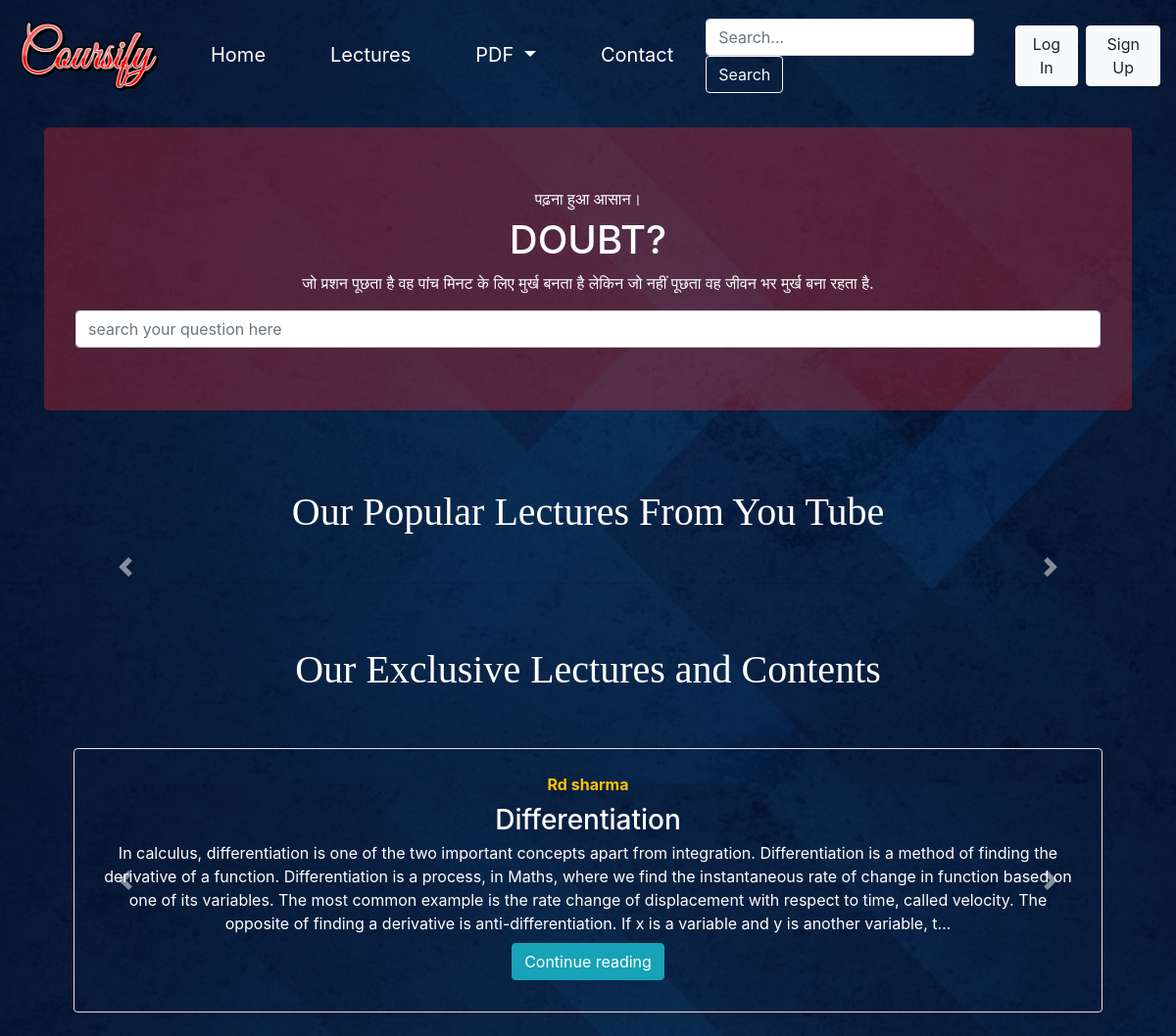
The page / on the database its author committed.
### base/models.py (models this page shows)
class Posts(models.Model):
    sno = models.AutoField(primary_key=True)
    title = models.CharField(max_length=100)
    subject = models.CharField(max_length=15, null=True, blank=True)
    author = models.CharField(max_length=50, null=True, blank=True)
    slug = models.CharField(max_length=100)
    content = models.TextField()
    lecture = models.FileField(default=None, blank=True, upload_to='video')
    pdf = models.FileField(default=None, blank=True, upload_to='pdfs')
    time_stamp = models.DateTimeField(auto_now_add=True)

### base/views.py (the view)
# urls.py: path('', views.home, name='home'),
def home(request):
    phy = Youtube.objects.all()
    phy = Youtube.objects.filter().order_by('-time_stamp')[:3]
    post = Posts.objects.all()
    post = Posts.objects.filter().order_by('-time_stamp')[:3]
    context = {'phy': phy, 'post': post}
    return render(request, 'home.html', context)

### templates/home.html (shortened to what this page needs)
{% extends 'basic.html' %}
{% load static %}
{% load embed_video_tags %}
{% block body %}
<div class="container text-center my-3">
  <div class="jumbotron" style="background-color:  rgba(255, 47, 47, 0.3);">
    <div class=" text-white">
      <h6>पढ़ना हुआ आसान। </h6>
      <h1>DOUBT?</h1>
      <p>जो प्रशन पूछता है वह पांच मिनट के लिए मुर्ख बनता है लेकिन जो नहीं पूछता वह जीवन भर मुर्ख बना
        रहता
        है. </p>
      <form method="get" action="search">
        <input class="form-control mr-sm-2" type="search" placeholder="search your question here " name="search">
      </form>
    </div>
  </div>
</div>
<div id="text" style="font-family: 'Pacifico', cursive; padding-top: 1%; padding-bottom: 2%; color:#fff;">
  <h1 class="text-center" style="padding-top: 3%;">Our Popular Lectures From You Tube</h1>
</div>
<div class="container">
  <div id="carouselExampleControls" class="carousel slide" data-ride="carousel">
    <a class="carousel-control-prev" href="#carouselExampleControls" role="button" data-slide="prev">
      <span class="carousel-control-prev-icon" aria-hidden="true"></span>
    </a>
    <a class="carousel-control-next" href="#carouselExampleControls" role="button" data-slide="next">
      <span class="carousel-control-next-icon" aria-hidden="true"></span>
    </a>
  </div>
</div>
<hr>
<div id="text" style="font-family: 'Pacifico', cursive; padding-top: 1%; padding-bottom: 2%; color:#fff;">
  <h1 class="text-center" style="padding-top: 3%;">Our Exclusive Lectures and Contents</h1>
</div>
<div class="container">
  <div id="carouselControls" class="carousel slide" data-ride="carousel">
    <div class="carousel-inner">
      <div class="container">
        <div class="carousel-item active">
          <div class=" container col text-white text-center">
            <div
              class="row no-gutters border rounded overflow-hidden flex-md-row my-4 shadow-sm h-md-250 position-relative">
              <div class="col p-4 d-flex flex-column position-static">
                <strong class="d-inline-block mb-2 text-warning">{{post.0.author}}</strong>
                <h3 class="mb-0">{{post.0.title}}</h3>
                <p class="card-text mb-auto">{{post.0.content| truncatechars:500}}</p>
                <div class="my-2"><a href="/" roll="button" class="btn btn-info">Continue reading</a></div>
              </div>
            </div>
          </div>
        </div>
      </div>
      <a class="carousel-control-prev" href="#carouselControls" role="button" data-slide="prev">
        <span class="carousel-control-prev-icon" aria-hidden="true"></span>
      </a>
      <a class="carousel-control-next" href="#carouselControls" role="button" data-slide="next">
        <span class="carousel-control-next-icon" aria-hidden="true"></span>
      </a>
    </div>
  </div>
  {% endblock  %}

### templates/basic.html (shortened to what this page needs)
{% load static %}
<!doctype html>
<html lang="en">
<head>
  <link rel="stylesheet" href="https://cdn.jsdelivr.net/npm/bootstrap@4.5.3/dist/css/bootstrap.min.css"
>
  <link rel="stylesheet" href="../static/css/style.css">
</head>
<body>
  <nav class="navbar navbar-expand-lg ">
    <a class="navbar-brand" href="/">
      <img src="{%static 'images/logo.gif'%}" width="150" height="80" class="d-inline-block align-top" alt=""
        loading="lazy">
    </a>
    <div class="collapse navbar-collapse" id="navbarSupportedContent">
      <ul class="navbar-nav mr-auto">
        <li class="nav-item active">
          <a class="nav-link" href="/">Home <span class="sr-only">(current)</span></a>
        </li>
        <li class="nav-item">
          <a class="nav-link" href="/">Lectures</a>
        </li>
        <li class="nav-item dropdown">
          <a class="nav-link dropdown-toggle" href="#" id="navbarDropdown" role="button" data-toggle="dropdown"
            aria-haspopup="true" aria-expanded="false">
            PDF
          </a>
        </li>
        <li class="nav-item">
          <a class="nav-link" href="/">Contact</a>
        </li>
      </ul>
      <form method="get" action="/search" class="form-inline my-2 my-lg-0">
        <input class="form-control mr-sm-2" type="search" placeholder="Search..." aria-label="Search" name="search"
          id="search">
        <button class="btn btn-outline-light my-2 mr-2 my-sm-0" type="submit">Search</button>
      </form>
      {% if user.is_authenticated%}
      <ul class="navbar-nav mr-2">
        <li class="nav-item dropdown ">
          <a class="nav-link dropdown-toggle " href="#" id="navbarDropdown" role="button" data-toggle="dropdown"
            aria-haspopup="true" aria-expanded="false">
            Welcome, {{request.user}}
          </a>
          <div class="dropdown-menu" style="background-color: rgba(79, 199, 255, 0.3);"
            aria-labelledby="navbarDropdown">
            <a class="dropdown-item" ;": black;" href="/logout">Log Out</a>
            <a class="dropdown-item" href="/">Profile</a>
          </div>
        </li>
      </ul>
      {% else %}
      <button type="button" id="logg" class="btn btn-light m-2 my-sm-0" data-toggle="modal" data-target="#loginmodal">
        Log In
      </button>
      <button type="button" class="btn btn-light my-2 my-sm-0" data-toggle="modal" data-target="#signupmodal">
        Sign Up
      </button>
      {% endif %}
    </div>
  </nav>
{% block body %} {% endblock  %}
</body>
</html>

### static/css/style.css (style rules this page uses)
body { height: 100vh; background-image: linear-gradient(rgba(0, 0, 0, 0.5), rgba(0, 0, 0, 0.5)), url(../images/baground.jpg); background-position: center; background-size: cover; overflow-x: hidden; position: relative; }
#navbarSupportedContent ul li { list-style: none; display: inline-block; padding: 25px 25px; }
#navbarSupportedContent ul a { color: #ffff; text-decoration: double; font-size: 20px; }
#navbarSupportedContent ul li::after { content: ''; width: 0; height: 2px; background: yellow; display: block; margin: auto; transition: 0.5s; }

### rows shown on the page
Posts: author "Rd sharma", title "Differentiation", content "In calculus, differentiation is one of the two important concepts apart from integration. Differentiation is a method of finding the derivative of a function. Differentiation is a process, in Maths, where we find the instantaneous rate of change in function based on one of its variables. The most common example is the rate change of displacement with respect to time, called velocity. The opposite of finding a derivative is anti-differentiation. If x is a variable and y is another variable, t…"
